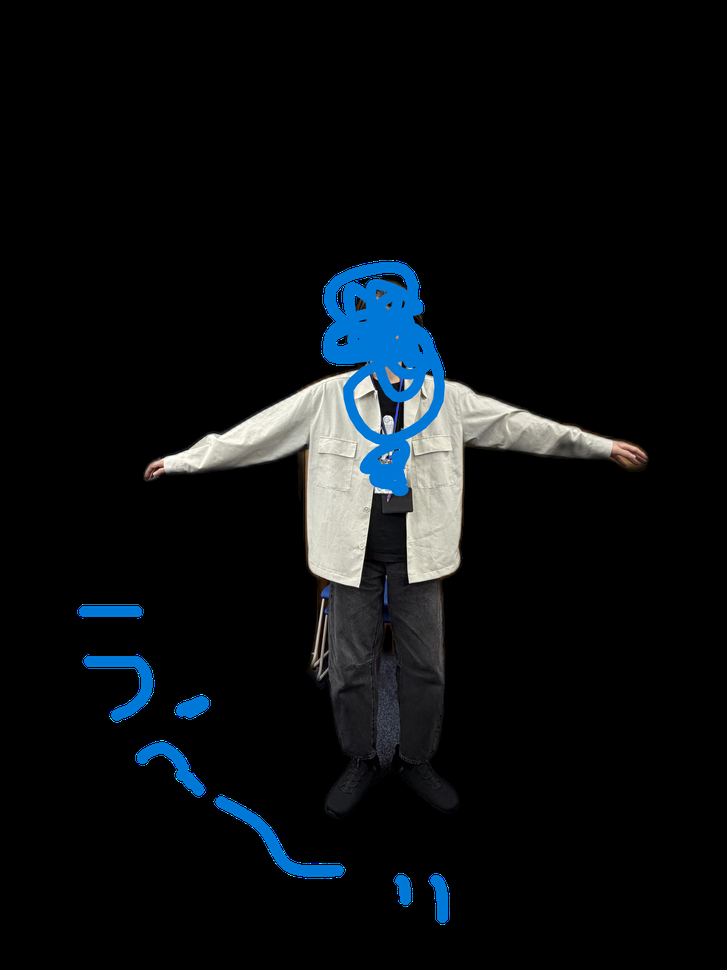
#> input picture image_process/IMG_4411_sword.png, 727 x 970 px, shrunk from 4284 x 5712 before the run
$ python color_extraction.py IMG_4411_sword.png
#> lines starting #> are read from the running program, lines starting #| are printed output that depends on the picture; after the words box and inside, x2 and y2 are one past the last pixel; in counts of white or black regions, pixels touching at a corner belong together
"""Extract clothing color from a generated person image.

Usage:
  python color_extraction.py IMG_4411_sword.png

背景除去済み画像のアルファ(人物のシルエット)を使って人物領域を切り出し、
その平均色を服の色とみなす。

もとは MediaPipe Pose の肩・腰ランドマークで胴体を囲んでいたが、
Python 3.13 で入る mediapipe には Solutions API が含まれておらず
(0.10.30 以降・1.0.0 いずれもホイールに solutions/ が無い)、
姿勢推定なしで成立する方式に置き換えた。
"""

import json
import sys
from pathlib import Path

import cv2
import numpy as np

HUE_ATTRIBUTE_TABLE = [
    (0, 10, "炎"),
    (10, 25, "土"),
    (25, 35, "光"),
    (35, 85, "森"),
    (85, 130, "氷"),
    (130, 160, "闇"),
    (160, 180, "炎"),
]


def hue_to_attribute(hue: float) -> str:
    for lo, hi, label in HUE_ATTRIBUTE_TABLE:
        if lo <= hue < hi:
            return label
    return "無"


# 人物とみなすアルファのしきい値。背景除去の境界は半透明になるので少し余裕をみる
PERSON_ALPHA_THRESHOLD = 10


def create_person_mask(image_bgr, alpha=None):
    """人物のピクセルだけを 255 にしたマスクを返す。

    背景除去済みの RGBA を渡す前提。alpha が無い画像だと背景も混ざるので、
    その場合は画像全体をそのまま対象にする。
    """
    h, w = image_bgr.shape[:2]
    if alpha is None:
        return np.full((h, w), 255, dtype=np.uint8)

    mask = np.zeros((h, w), dtype=np.uint8)
    mask[alpha > PERSON_ALPHA_THRESHOLD] = 255
    return mask


def extract_clothing_color(image_path: Path):
    if not image_path.exists():
        raise FileNotFoundError(f"画像が見つかりません: {image_path}")

    img = cv2.imread(str(image_path), cv2.IMREAD_UNCHANGED)
#> img is the input picture: shape (970, 727, 4); mean B, G, R, A 17.3, 14.9, 11.4, 29.9
    if img is None:
        raise FileNotFoundError(f"画像が読み込めません: {image_path}")

    if img.ndim == 2:
        raise ValueError("カラー画像を指定してください。")

    has_alpha = img.shape[2] == 4
#> has_alpha = True
    bgr = img[:, :, :3] if has_alpha else img
    alpha = img[:, :, 3] if has_alpha else None
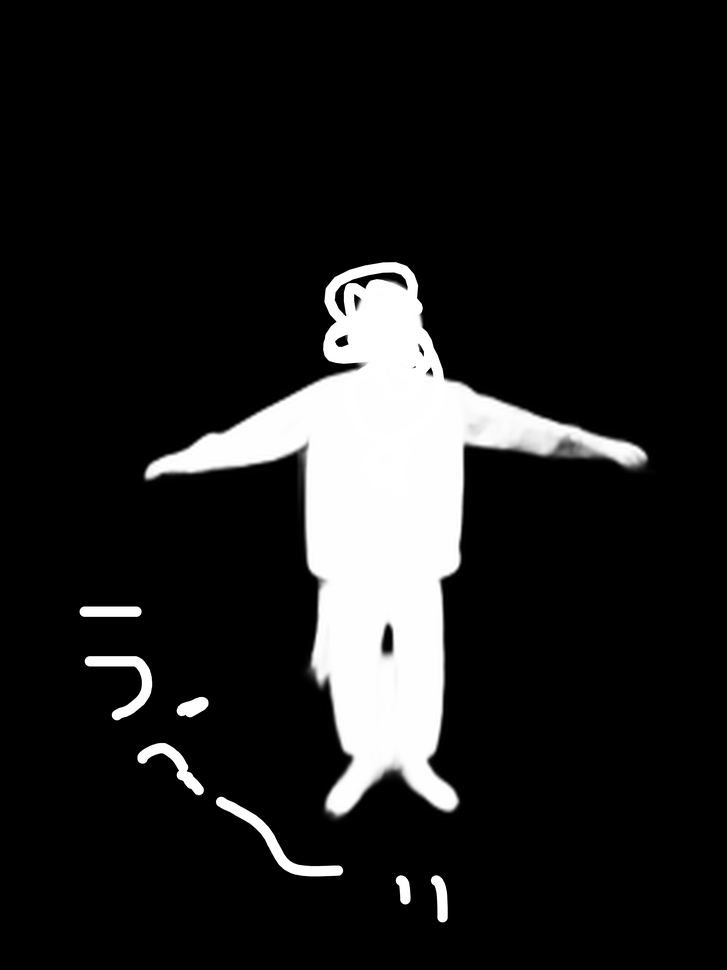
#> alpha: shape (970, 727); min 0, max 255, mean 29.9
    mask = create_person_mask(bgr, alpha)
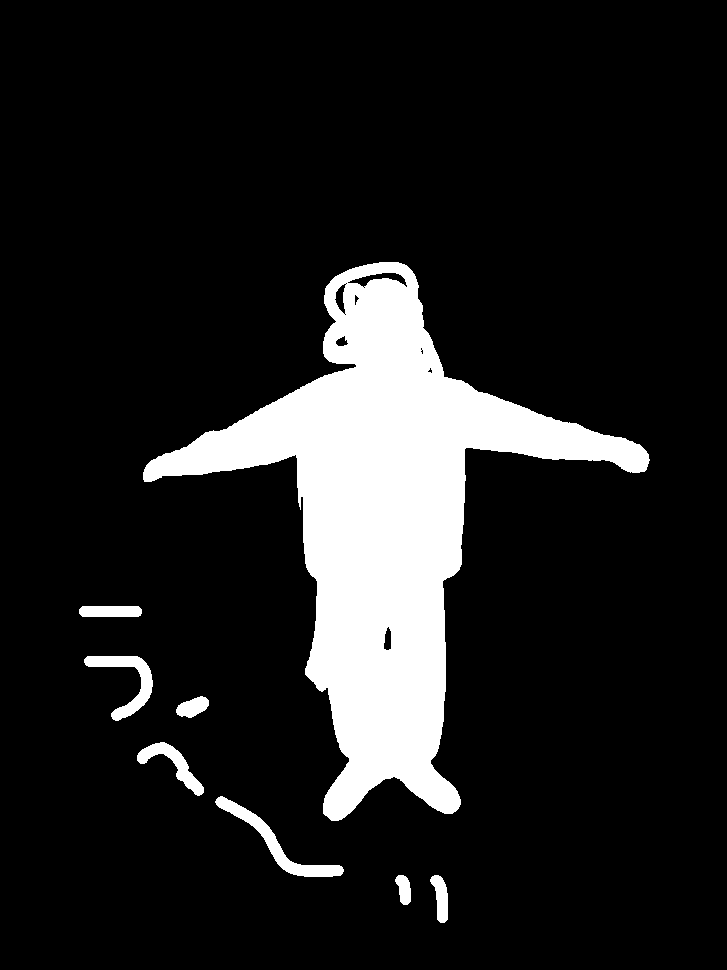
#> mask: shape (970, 727); 12.8% white; 8 white regions, largest, box (x1, y1, x2, y2) and area: (143, 262, 650, 821) 83656, (215, 796, 344, 877) 1784, (84, 656, 153, 721) 1442

    hsv = cv2.cvtColor(bgr, cv2.COLOR_BGR2HSV)
#> hsv: shape (970, 727, 3); mean H, S, V 9.2, 11.1, 18.2
    person_pixels = hsv[mask == 255]
    if person_pixels.size == 0:
        raise ValueError("人物領域が見つかりませんでした。背景除去に失敗している可能性があります。")

    avg_hsv = person_pixels.mean(axis=0)
#> avg_hsv = [70.55, 82.2, 138.2]
    hue, sat, val = float(avg_hsv[0]), float(avg_hsv[1]), float(avg_hsv[2])
#> hue = 70.55; sat = 82.2; val = 138.2

    avg_pixel = np.uint8([[[hue, sat, val]]])
#> avg_pixel = [[70, 82, 138]]
    avg_bgr = cv2.cvtColor(avg_pixel, cv2.COLOR_HSV2BGR)[0, 0]
#> avg_bgr = [108, 138, 94]
    avg_rgb = {"r": int(avg_bgr[2]), "g": int(avg_bgr[1]), "b": int(avg_bgr[0])}
#> avg_rgb = {'r': 94, 'g': 138, 'b': 108}

    return {
        "image": str(image_path.name),
        "hue": round(hue, 1),
        "saturation": round(sat, 1),
        "value": round(val, 1),
        "rgb": avg_rgb,
        "attribute": hue_to_attribute(hue),
    }


def main():
    if len(sys.argv) != 2:
        print("使い方: python color_extraction.py <IMG_4411_sword.png>")
        sys.exit(1)

    image_path = Path(sys.argv[1])
    result = extract_clothing_color(image_path)
#> result = 6 items
    result_path = image_path.with_name(image_path.stem + "_clothing_color.json")
    with result_path.open("w", encoding="utf-8") as f:
        json.dump(result, f, ensure_ascii=False, indent=2)

    print(f"[OK] 服の色を抽出しました: {result_path}")
    print(json.dumps(result, ensure_ascii=False, indent=2))
#| {
#|   "image": "IMG_4411_sword.png",
#|   "hue": 70.6,
#|   "saturation": 82.2,
#|   "value": 138.2,
#|   "rgb": {
#|     "r": 94,
#|     "g": 138,
#|     "b": 108
#|   },
#|   "attribute": "森"
#| }


if __name__ == '__main__':
    main()
